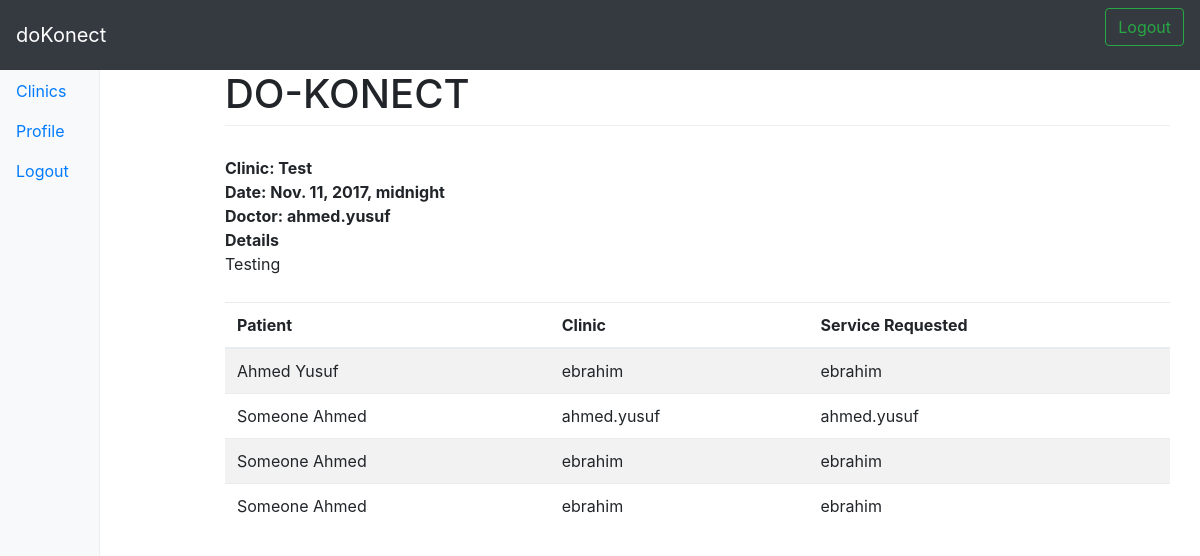
Page /clinic/scheduledclinic/3/ (signed in) on the committed database.
### clinic/models.py (models this page shows, shortened)
class Clinic_Date(models.Model):
    clinic_name = models.CharField(max_length=100)
    clinic_details = models.CharField(max_length=1000)
    user_id = models.ForeignKey(settings.AUTH_USER_MODEL)
    booking_date = models.DateTimeField(auto_now_add=True)
    clinic_date = models.DateTimeField(validators=[validate_booked_date])
    doctor_accept = models.CharField(max_length=250)
    clinic_accept = models.CharField(max_length=1000)
    clinic_type = models.CharField(max_length=100)
    class Meta:
        ordering = ['-clinic_date']

class Clinic_Date_Patients(models.Model):
    clinic = models.ForeignKey(Clinic_Date)
    user = models.ForeignKey(User)
    patient = models.ForeignKey(Patient)
    date = models.DateTimeField(auto_now_add=True)
    class Meta:
        ordering = ['-date']

### patients/models.py (models this page shows, shortened)
class Patient(models.Model):
    user = models.ForeignKey(settings.AUTH_USER_MODEL)
    firstname = models.CharField(max_length=50)
    lastname = models.CharField(max_length=50)
    dob = models.CharField(max_length=50)
    gender = models.CharField(max_length=50)
    phonenumber = models.CharField(max_length=50)
    address = models.CharField(max_length=250)
    email = models.CharField(max_length=100)
    class Meta:
        ordering = ['-firstname']

### clinic/views.py (the view)
# urls.py: url(r'^scheduledclinic/(?P<pk>\d+)/$', Clinic_Date_MainClinicDetailView.as_view(), name='cdetail'),
class Clinic_Date_MainClinicDetailView(LoginRequiredMixin, DetailView):
    queryset = Clinic_Date.objects.all()
    template_name = 'clinic/mainclinic_detail_view.html'
    def get_object(self):
        pk = self.kwargs.get('pk')
        clinic = Clinic_Date.objects.get(id=pk)
        try:
            clinic_patients = Clinic_Date_Patients.objects.filter(
                                                            Q(clinic__id__iexact=clinic.id)
                                                            )
            context = {'clinic':clinic, 'clinic_patients':clinic_patients}
            return context
        except:
            clinic_patients = Clinic_Date_Patients.objects.filter(
                                                            Q(clinic__id__iexact=clinic.id)
                                                            )
            context = {'clinic':clinic, 'clinic_patients':None}
            return context

### clinic/templates/clinic/mainclinic_detail_view.html (shortened to what this page needs)
{% extends "base_doctor.html" %}
    {% block content %}
    <div class="referral">
        <dt>Clinic: {{object.clinic.clinic_name}}</dt>
        <dt>Date: {{object.clinic.clinic_date}}</dt>
        <dt>Doctor: {{object.clinic.user_id.username}}</dt>
        <dt>Details</dt>
        <p>{{object.clinic.clinic_details}}</p>
    </div>
    {% if object.clinic_patients %}
    <table class="table table-striped">
    <thead>
        <tr>
            <th>Patient</th>
            <th>Clinic</th>
            <th>Service Requested</th>
        </tr>
    </thead>
    <tbody id="referal-container">
        {% for obj in object.clinic_patients %}
        <tr>
            <td>{{obj.patient.firstname}} {{obj.patient.lastname}}</td>
            <td>{{obj.user}} </td>
            <td>{{obj.user}}</td>
        </tr>
        {% endfor %}
    </tbody>
    </table>
    {% else %}
    No patients added yet
    {% endif %}
{% endblock content %}

### static-storage/css/style.css (style rules this page uses)
body { padding-top: 3.5rem; }
.referral { padding-top: 10px; padding-bottom: 10px; }

### rows in the picture
Clinic_Date: clinic.clinic_name "Test", clinic.clinic_date "Nov. 11, 2017, midnight", clinic.user_id.username "ahmed.yusuf", clinic.clinic_details "Testing"
Clinic_Date_Patients: patient.firstname "Ahmed", patient.lastname "Yusuf", user "ebrahim"
Clinic_Date_Patients: patient.firstname "Someone", patient.lastname "Ahmed", user "ahmed.yusuf"
Clinic_Date_Patients: patient.firstname "Someone", patient.lastname "Ahmed", user "ebrahim"
Clinic_Date_Patients: patient.firstname "Someone", patient.lastname "Ahmed", user "ebrahim"
